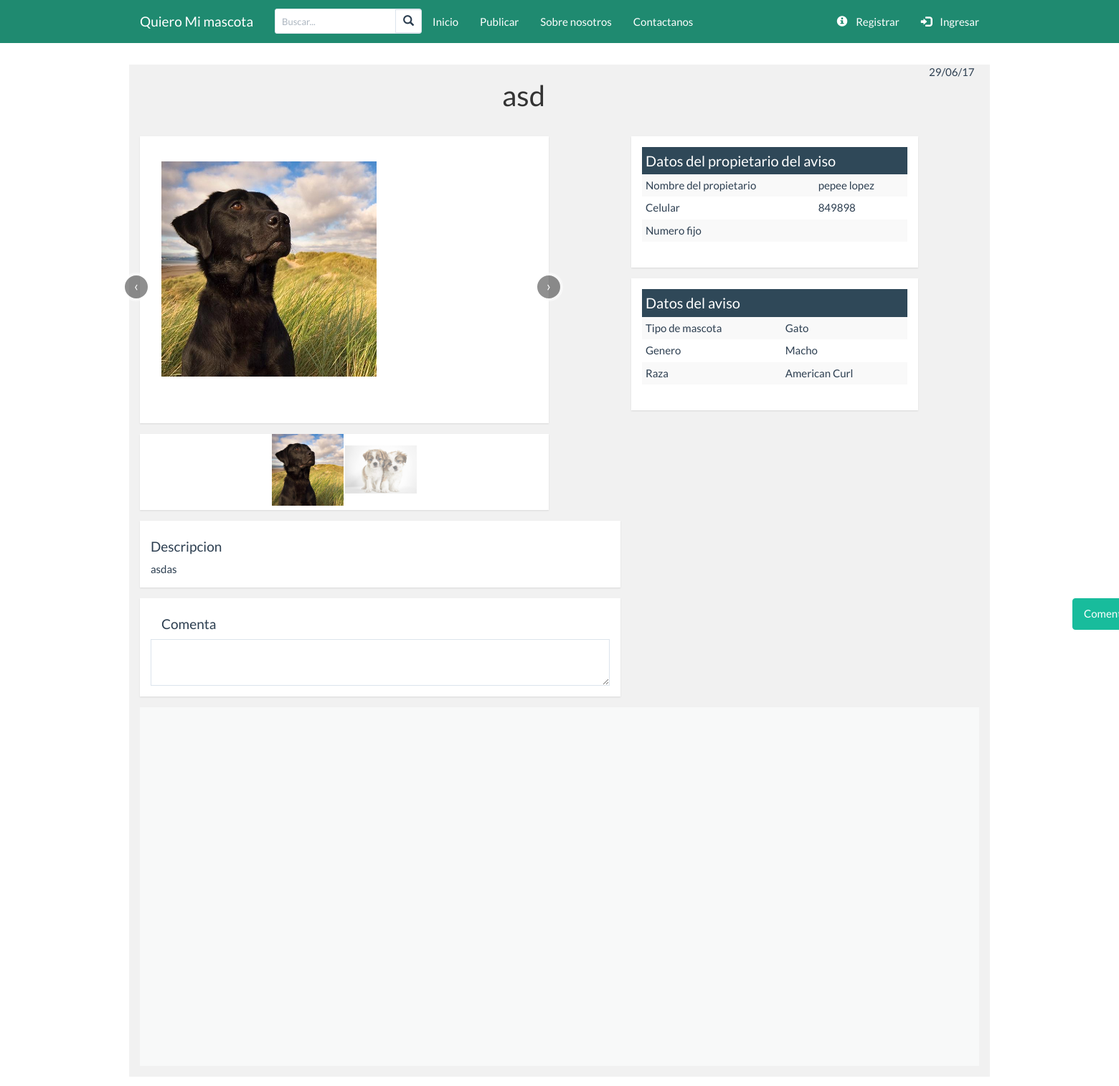
The page /aviso/ver/16/encontrada on the database its author committed.
### tables this page shows
CREATE TABLE `aviso` (
  `id` int(11) NOT NULL,
  `usuario_id` int(11) NOT NULL,
  `tipo_mascota` varchar(20) NOT NULL,
  `raza_id` int(11) NOT NULL,
  `genero` tinyint(1) NOT NULL,
  `region_id` int(11) NOT NULL,
  `comuna_id` int(11) NOT NULL,
  `descripcion` text,
  `titulo` varchar(35) DEFAULT NULL,
  `fecha_publicacion` timestamp NOT NULL DEFAULT CURRENT_TIMESTAMP ON UPDATE CURRENT_TIMESTAMP,
  `tipoaviso` varchar(12) NOT NULL
);

CREATE TABLE `imagen` (
  `id` int(11) NOT NULL,
  `url` varchar(255) DEFAULT NULL,
  `aviso_id` int(11) DEFAULT NULL
);

CREATE TABLE `usuario` (
  `id` int(11) NOT NULL,
  `nombre` varchar(50) NOT NULL,
  `apellidos` varchar(50) NOT NULL,
  `email` varchar(50) NOT NULL,
  `pass` varchar(255) NOT NULL,
  `numero_celular` varchar(9) DEFAULT NULL,
  `numero_fijo` varchar(9) DEFAULT NULL,
  `fecha_creada` timestamp NULL DEFAULT CURRENT_TIMESTAMP ON UPDATE CURRENT_TIMESTAMP
);

CREATE TABLE `raza` (
  `id` int(11) NOT NULL,
  `raza` varchar(100) DEFAULT NULL,
  `tipo` varchar(50) DEFAULT NULL
);

### application/controllers/Aviso.php (called while the page is built, shortened)
<?php
class Aviso extends CI_Controller {
    public function __construct() {
        $this->load->helper('url');
        $this->load->database();
    }
    public function ver($id, $tipo) {
        $this->load->model('aviso_model', 'aviso');
        $this->load->model('imagen');
        $data['title'] = 'Aviso';
        $data['tipo'] = $tipo;
        $data['query'] = $this->aviso->getTipoAviso($id, $tipo);
        $data['imagenes'] = $this->imagen->getImagenes($id);
        $this->load->view('includes/header', $data);
        $this->load->view('aviso/ver', $data);
        $this->load->view('includes/footer');
    }
}

### index.php (called while the page is built, shortened)
<?php
require_once BASEPATH.'core/CodeIgniter.php';

### application/models/Aviso_model.php (called while the page is built, shortened)
<?php
class Aviso_model extends CI_Model {
    public function getTipoAviso($id, $tipo) {
        $this->db->select('aviso.id, aviso.titulo, aviso.fecha_publicacion, aviso.tipo_mascota, aviso.genero,'
                        . 'aviso.descripcion, aviso.tipoaviso, comuna.comuna, region.region, raza.raza, usuario.nombre as nombre_usuario, usuario.apellidos,'
                        . 'usuario.numero_celular, usuario.numero_fijo')->from("aviso")
                ->join("region", "aviso.region_id = region.id")->join("comuna", "aviso.comuna_id = comuna.id")
                ->join("usuario", "aviso.usuario_id = usuario.id")->join("raza", "aviso.raza_id=raza.id");
        switch ($tipo) {
            case 'encontrada':
                $this->db->select('aviso_encontrada.fecha_encontrada, aviso_encontrada.lugar')
                        ->join('aviso_encontrada', 'aviso_encontrada.id = aviso.id');
                break;
        }
        $this->db->where("aviso.id", $id)->limit(1);
        return $this->db->get()->row();
    }
}

### application/models/Imagen.php (called while the page is built, shortened)
<?php
class Imagen extends CI_Model {
    public function getImagenes($idAviso) {
        return $this->db->select("url")->from("imagen")->where("aviso_id",$idAviso)->get()->result();
    }
}

### application/views/aviso/ver.php (the view, shortened to what this page needs)
<div class="row">
    <?php
    $date = new DateTime($query->fecha_publicacion);
    ?>
    <div class="col-lg-11">
        <h1 class="centro text-center"><?= $query->titulo ?></h1>
    </div>
    <div class="col-lg-1">
        <span><?= $date->format('d/m/y') ?></span>
    </div>
</div>
<article class="row">
    <section class="col-lg-6 gal ">
        <div id="custom_carousel" class="carousel  slide" data-ride="carousel" data-interval="4000">
            <div class="carousel-inner content-shadow margin-bottom">
                <div class="item active">
                    <div class="container-fluid">
                        <div class="row">
                            <div class="top col-md-12 col-xs-12">
                                <?php $can = count($imagenes); ?>
                                <img <?= $can > 0 ? "src='../../../uploaded/img_avisos/" . $imagenes[0]->url . "' class='img-responsive'" : "src='" . base_url() . "assets/img/sin_img.png' class='img-center img-responsive'" ?> >
                            </div>
                        </div>
                    </div>
                </div>
            </div>
            <?php if ($can > 0): ?>
                <a data-slide="prev" href="#custom_carousel" class="izq carousel-control">‹</a>
                <a data-slide="next" href="#custom_carousel" class="der carousel-control">›</a>
            <?php endif; ?>
            <div class="controls content-shadow draggable ui-widget-content col-md-12 col-xs-12">
                <?php if ($can > 0): ?>
                    <ul class="nav  ui-widget-header">
                        <li data-target="#custom_carousel" data-slide-to="0" class="active">
                            <a href="#"><img src="../../../uploaded/img_avisos/<?= $imagenes[0]->url ?>"></a>
                        </li>
                        <?php
                        for ($i = 1; $i < $can; $i++) {
                            ?>
                            <li data-target="#custom_carousel" data-slide-to="<?= $i ?>">
                                <a href="#"><img src="../../../uploaded/img_avisos/<?= $imagenes[$i]->url ?>"></a>
                            </li>
                            <?php
                        }
                    endif;
                    ?>
                </ul>
            </div>
        </div>
    </section>
    <section class="col-lg-4 col-lg-push-1">
        <div class="datos">
            <div class="row content-shadow">
                <table class="table table-condensed table-striped table-hover tabla-articulo">
                    <caption class="fondo-titulo-articulo">Datos del propietario del aviso</caption>
                    <tbody>
                        <tr>
                            <td>Nombre del propietario</td>
                            <td><?= $query->nombre_usuario . ' ' . $query->apellidos ?></td>
                        </tr>
                        <tr>
                            <td>Celular</td>
                            <td><?= $query->numero_celular ?></td>
                        </tr>
                        <tr>
                            <td>Numero fijo</td>
                            <td><?= $query->numero_fijo ?></td>
                        </tr>
                    </tbody>
                </table>
            </div>
            <div class="row content-shadow">
                <table class="table table-condensed table-striped table-hover tabla-articulo">
                    <caption class="fondo-titulo-articulo">Datos del aviso</caption>
                    <tbody>
                        <tr>
                            <td>Tipo de mascota</td>
                            <td><?= $query->tipo_mascota ?></td>
                        </tr>
                        <tr>
                            <td>Genero</td>
                            <td><?= $query->genero == 1 ? 'Macho' : 'Hembra' ?></td>
                        </tr>
                        <tr>
                            <td>Raza</td>
                            <td><?= $query->raza ?></td>
                        </tr>
                    </tbody>
                </table>
            </div>
        </div>
    </section>
</article>
<section class="row">
    <div class="col-lg-7" >
        <div class="content-shadow">
            <h4>Descripcion</h4>
            <div class="text-justify">
                <?= $query->descripcion ?>
            </div>
        </div>
    </div>
</section>
<div class="row">
    <div class="col-lg-7">
        <div class="content-shadow">
            <div class="col-lg-12 ">
                <h4>Comenta</h4>
            </div>
            <div class="col-lg-12 input-group">
                <textarea class="form-control" id="caja_comentario" type="text" name="comentario" draggable="false"></textarea>
            </div>
        </div>
    </div>
    <div class="col-lg-4 col-lg-push-6">
        <button class="btn-success btn">Comenta</button>
    </div>
</div>
<div class="row">
    <div class="col-lg-12">
        <div class="comentarios fondo-ver">
        </div>
    </div>
</div>

### assets/css/main.style.css (style rules this page uses)
body { height: 100%; padding-top: 90px; }
.content-shadow { padding: 15px; border: 0; background: #fff; box-shadow: 0 1px 2px rgba(0,0,0,.1); }
.margin-bottom { margin-bottom: 15px; }
.row { margin-bottom: 15px; }
.fondo-ver { background: #F8F9F9; }
.comentarios { min-height: 500px; }
.datos { height: 390px; }
.centro { color: #333; text-decoration: none; font-size: 40px; padding: 0 0 6px; }
.tabla-articulo { margin-bottom: 15px; }
.fondo-titulo-articulo { background-color: #2F4858; color: white; padding: 5px; font-size: 20px; }
.centro:after { content: ""; display: block; margin: auto; height: 3px; width: 0px; transition: all .8s; }
#custom_carousel .item .top { overflow:hidden; height:300px; margin-bottom:15px; }
#custom_carousel .item { color:#000; background-color:#fff; padding:20px 0; overflow:hidden }
#custom_carousel .item img { max-height: 300px; }
#custom_carousel .izq { position:absolute; left: -25px; top:40%; background-image: none; background: none repeat scroll 0 0 #222222; border: 4px solid #FFFFFF; border-radius: 23px; height: 40px; width : 40px; margin-top: 30px; }
#custom_carousel .der { position:absolute; right: -40px; top:40%; left:inherit; background-image: none; background: none repeat scroll 0 0 #222222; border: 4px solid #FFFFFF; border-radius: 23px; height: 40px; width : 40px; margin-top: 30px; }
#custom_carousel .controls { overflow:hidden; padding:0; margin:0; white-space: nowrap; text-align: center; position: relative; background:#fff; border:0; }
#custom_carousel .controls .nav { padding:0; margin:0; white-space: nowrap; text-align: center; position: relative; background:#fff; width: auto; border: 0; }
#custom_carousel .controls li { transition: all .5s ease; display: inline-block; max-width: 100px; height: 90px; opacity:.5; }
#custom_carousel .controls li a { padding:0; }
#custom_carousel .controls li img { width:100%; height:auto }
#custom_carousel .controls li.active { background-color:#fff; opacity:1; }
.animate { -webkit-transition: all 0.3s ease-in-out; -moz-transition: all 0.3s ease-in-out; -o-transition: all 0.3s ease-in-out; -ms-transition: all 0.3s ease-in-out; transition: all 0.3s ease-in-out; }
.navbar { height: calc(100%); max-height: 300px; -webkit-transform: translate(0px, calc(-100% + 69px)); transform: translate(0px, calc(-100% + 69px)); }
.navbar-nav.mobile-bar { list-style: none; -ms-box-orient: horizontal; display: -webkit-box; display: -moz-box; display: -ms-flexbox; display: -moz-flex; display: -webkit-flex; display: flex; -webkit-justify-content: space-around; justify-content: space-around; -webkit-flex-flow: row wrap; flex-flow: row wrap; -webkit-align-items: stretch; align-items: stretch; margin: 0px 0px; }
.navbar-nav.mobile-bar > li { -webkit-flex-grow: 1; flex-grow: 1; text-align: center; }
@media (min-width: 768px) { .navbar { height: auto; -webkit-transform: translate(0px, 0px); transform: translate(0px, 0px); } }
@media (min-width: 768px) { .navbar-nav.mobile-bar { display: block; max-height: 64px; margin: 0px -15px; } }
@media (min-width: 768px) { #custom_carousel .der { right: -20px; } }
body { font-family: Arial,Helvetica,sans-serif; padding-bottom: 50px; }
.btn-buscar { background-color: white; padding: 5px 10px!important; border-width:2px 1px !important; border-style:solid !important; border-color: #DCE4EC !important; }

### rows shown on the page
aviso: titulo "asd", fecha_publicacion "29/06/17", usuario.nombre "pepee", usuario.apellidos "lopez", usuario.numero_celular "849898", tipo_mascota "Gato", raza.raza "American Curl", descripcion "asdas"
imagen: url (picture)
imagen: url (picture)
